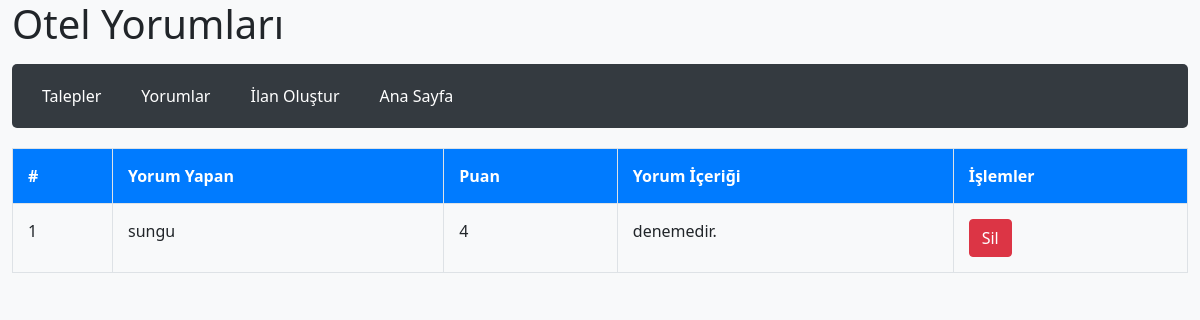
The app's page /otel/yorumlar (signed in) with its own data.
### tables this page shows
CREATE TABLE OtelYorumlari (
    id INTEGER PRIMARY KEY AUTOINCREMENT,
    otel_id INTEGER,
    yorum_yapan TEXT,
    yorum_puan INTEGER,
    yorum_icerik TEXT,
    FOREIGN KEY (otel_id) REFERENCES ilan(id)
);

### dashboard.py (the view)
@app.route("/otel/yorumlar", methods=['GET', 'POST'])
def otel_yorumlar():
    if 'otel' not in session:
        return redirect(url_for('otel_giris'))
    otel_id = session['otel'][0]
    conn = create_connection()
    cursor = conn.cursor()
    cursor.execute('SELECT * FROM OtelYorumlari WHERE otel_id = ?', (otel_id,))
    yorumlar = cursor.fetchall()
    if request.method == 'POST':
        yorum_id = request.form.get('yorum_id')
        if yorum_id:
            sil_yorum(yorum_id, cursor, conn)  # Pass cursor and connection to the function
    conn.close()
    return render_template('/otel/yorumlar.html', yorumlar=yorumlar)

### dashboard.py (called while the page is built)
def create_connection():
    conn = sqlite3.connect('deneme2.db')
    return conn

### templates/otel/yorumlar.html (shortened to what this page needs)
<!DOCTYPE html>
<html lang="tr">
<head>
  <link href="https://cdn.jsdelivr.net/npm/bootstrap@5.1.3/dist/css/bootstrap.min.css" rel="stylesheet">
</head>
<body>
<div class="container">
  <header class="mb-3">
    <h1 class="title">Otel Yorumları</h1>
  </header>
  <nav class="nav-bar mb-3">
    <ul class="nav">
      <li class="nav-item active">
        <a class="nav-link" href="/otel/talepler">Talepler</a>
      </li>
      <li class="nav-item active">
        <a class="nav-link" href="/otel/yorumlar">Yorumlar</a>
      </li>
      <li class="nav-item">
        <a class="nav-link" href="/otel/ilanolustur">İlan Oluştur</a>
      </li>
      <li class="nav-item">
        <a class="nav-link" href="/">Ana Sayfa</a>
    </li>
    </ul>
  </nav>
  {% if yorumlar %}
      <table class="table">
          <tr>
              <th>#</th>
              <th>Yorum Yapan</th>
              <th>Puan</th>
              <th>Yorum İçeriği</th>
              <th>İşlemler</th>
          </tr>
          {% for yorum in yorumlar %}
              <tr>
                  <td>{{ yorum[0] }}</td>
                  <td>{{ yorum[2] }}</td>
                  <td>{{ yorum[3] }}</td>
                  <td>{{ yorum[4] }}</td>
                   <td>
                <form method="post" action="{{ url_for('otel_yorumlar') }}">
                    <button type="submit" class="btn btn-danger">Sil</button>
                </form>
            </td>
              </tr>
          {% endfor %}
      </table>
  {% else %}
      <p>Henüz yorum bulunmamaktadır.</p>
  {% endif %}
</div>
</body>
</html>

### templates/otel/yorumlar.html (style rules this page uses)
body { background-color: #f8f9fa; }
.container { max-width: 1200px; margin: 0 auto; }
.nav-bar { background-color: #343a40; padding: 10px; border-radius: 5px; }
.nav-bar .nav-link { color: #fff; font-size: 16px; padding: 10px 20px; }
.table { width: 100%; border-collapse: collapse; margin-top: 20px; }
.table th, .table td { border: 1px solid #dee2e6; padding: 15px; text-align: left; }
.table th { background-color: #007bff; color: #fff; }

### records on screen
OtelYorumlari: id "1", yorum_yapan "sungu", yorum_puan "4", yorum_icerik "denemedir."
